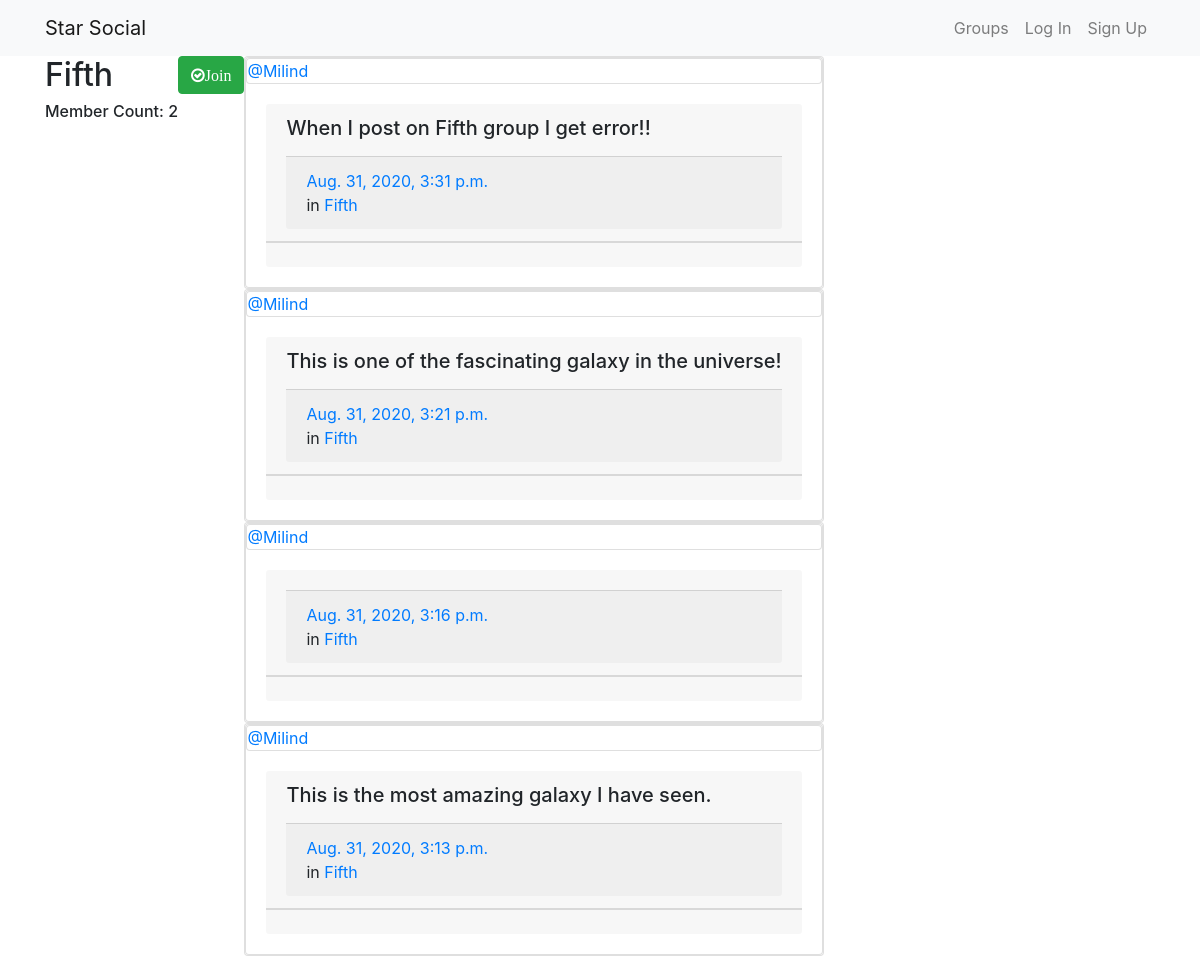
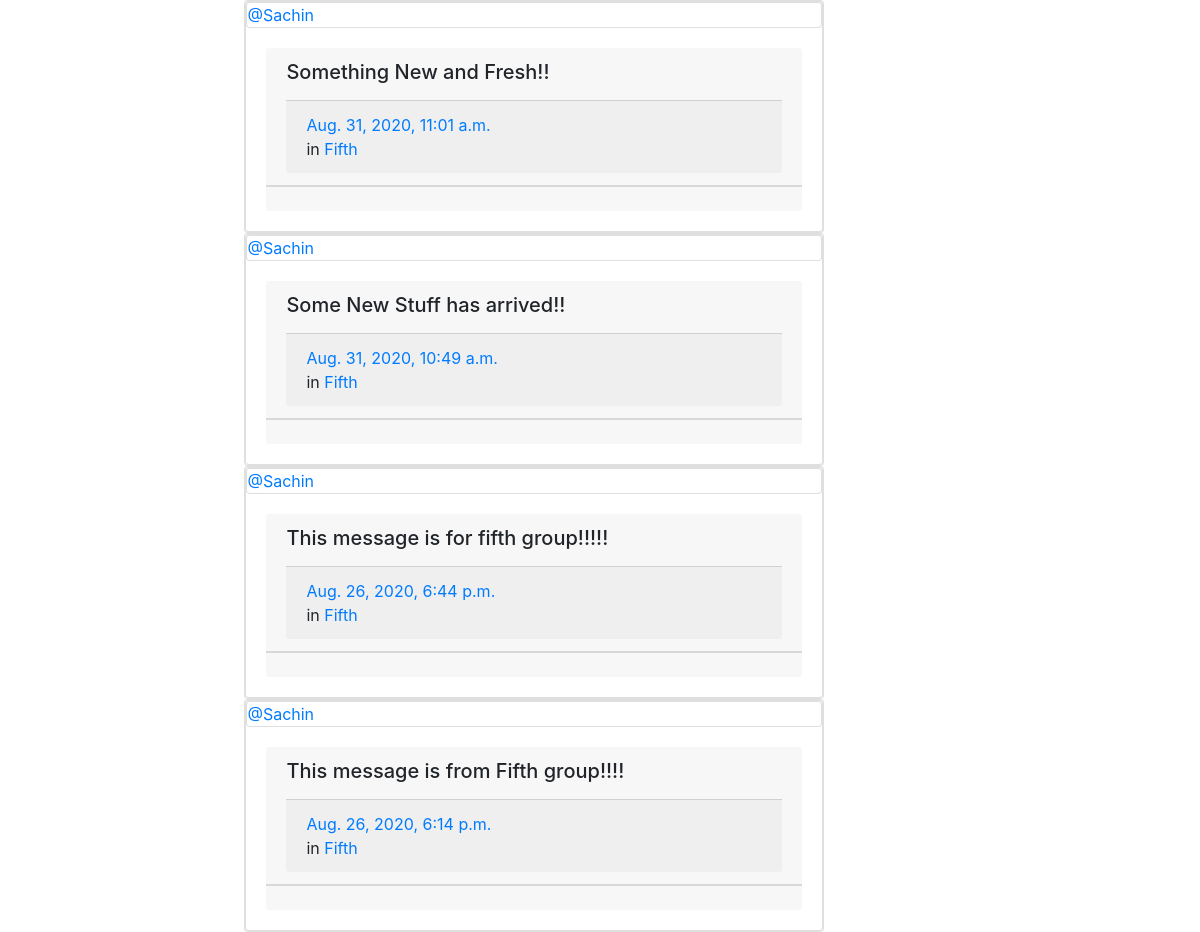
Page /groups/posts/in/fifth/ on the committed database (2 pictures, top to bottom).
### groups/models.py (models this page shows, shortened)
class Group(models.Model):
    name = models.CharField(max_length=256, unique=True)
    slug = models.SlugField(allow_unicode=True, unique=True)
    description = models.TextField(blank=True, default='')
    description_html = models.TextField(editable=False, default='', blank=True)
    members = models.ManyToManyField(User, through='GroupMember')
    class Meta:
        ordering = ['name']

### posts/models.py (models this page shows, shortened)
class Post(models.Model):
    user = models.ForeignKey(User, on_delete=models.CASCADE, related_name='posts')
    created_at = models.DateTimeField(auto_now=True)
    message = models.TextField()
    message_html = models.TextField(editable='False')
    group = models.ForeignKey(Group, on_delete=models.CASCADE, related_name='posts', null=True, blank=True)
    class Meta:
        ordering = ['-created_at']
        unique_together = ['user', 'message']

### groups/views.py (the view)
# urls.py: path('posts/in/<slug>/', views.SingleGroup.as_view(), name='single'),
class SingleGroup(generic.DetailView):
    model = Group

### groups/templates/groups/group_detail.html
{% extends 'groups/group_base.html' %}
{% block pre_group %}
<div class="">
  <h2>{{group.name}}</h2>
  <div class="">
    <h6>Member Count: {{group.members.count}}</h6>
  </div>
</div>
<div class="content">
    {% if user in group.members.all %}
      <a href="{% url 'groups:leave' slug=group.slug %}"
      class='btn btn-md btn-warning'><span
      class="fa fa-times-circle-o">Leave<span></a>
    {% else %}
    <a href="{% url 'groups:join' slug=group.slug %}"
    class='btn btn-md  btn-success'><span
    class="fa fa-check-circle-o">Join<span></a>
    {% endif %}
</div>
{% endblock %}
{% block group_content %}
<div class="col-mid-8">
  {% if group.post.count == 0 %}
    <h2>No posts in this group yet.</h2>
  {% else  %}
    {% for post in group.posts.all %}
      <div class="card">
        {% include 'posts/_post.html' %}
      </div>
    {% endfor %}
  {% endif %}
</div>
{% endblock %}

### posts/templates/posts/_post.html (shortened to what this page needs)
<div class="card">
  <div class="card">
    <a href="{% url 'posts:for_user' username=post.user.username pk=post.pk %}">@{{ post.user.username }}</a>
  </div>
  <div class="card-body" class="media-body">
    <div class="card-header">
      <h5>{{post.message_html|safe}}</h5>
        <div class="card-footer">
          <div class=" ">
            <time class="time">
              <a href="{% url 'posts:single' username=post.user.username pk=post.pk %}">{{ post.created_at }}</a>
            </time>
          </div>
          {% if post.group %}
    			<div class="">
            <span class="group-name">in <a href="#">{{ post.group.name }}</a></span>
          </div>
    			{% endif %}
        </div>
    </div>
    <div class="card-footer">
    </div>
  </div>
</div>

### rows in the picture
Group: name "Fifth", members.count "2"
Post: user.username "Milind", message_html "When I post on Fifth group I get error!!", created_at "Aug. 31, 2020, 3:31 p.m.", group.name "Fifth"
Post: user.username "Milind", message_html "This is one of the fascinating galaxy in the universe!", created_at "Aug. 31, 2020, 3:21 p.m.", group.name "Fifth"
Post: user.username "Milind", created_at "Aug. 31, 2020, 3:16 p.m.", group.name "Fifth"
Post: user.username "Milind", message_html "This is the most amazing galaxy I have seen.", created_at "Aug. 31, 2020, 3:13 p.m.", group.name "Fifth"
Post: user.username "Sachin", message_html "Something New and Fresh!!", created_at "Aug. 31, 2020, 11:01 a.m.", group.name "Fifth"
Post: user.username "Sachin", message_html "Some New Stuff has arrived!!", created_at "Aug. 31, 2020, 10:49 a.m.", group.name "Fifth"
Post: user.username "Sachin", message_html "This message is for fifth group!!!!!", created_at "Aug. 26, 2020, 6:44 p.m.", group.name "Fifth"
Post: user.username "Sachin", message_html "This message is from Fifth group!!!!", created_at "Aug. 26, 2020, 6:14 p.m.", group.name "Fifth"
